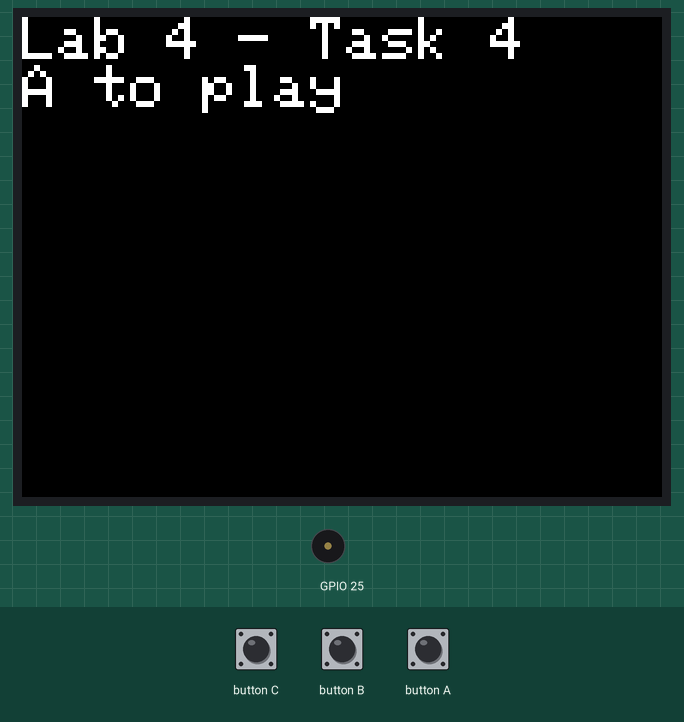
The sketch below on a simulated ESP32. Shown: 320×240 colour display, buzzer (waves = sounding). The inputs (shaded band) are chosen by the test bench. What the sketch prints to the serial monitor is not drawn.

Above: at 1.4 s.
1.5 s: button A pressed for 0.15 s
At 1.84 s:
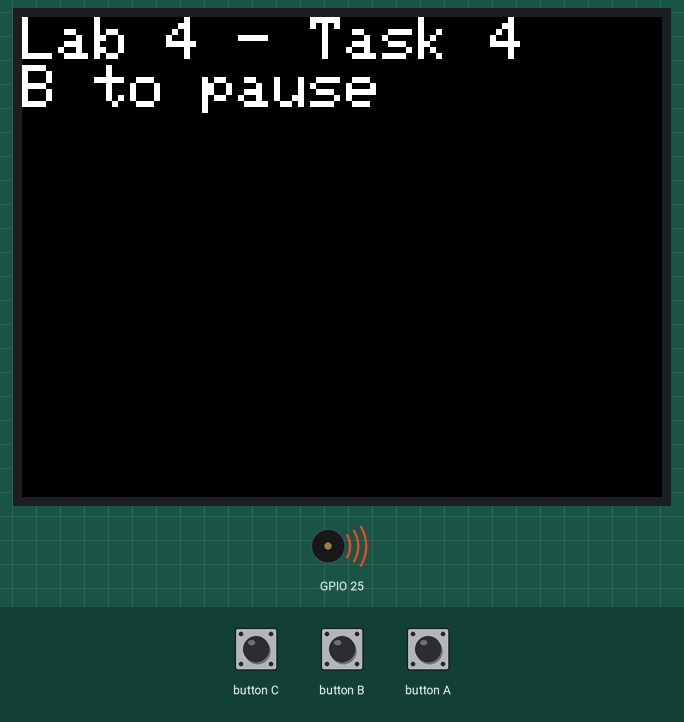
2.2 s: button B pressed for 1 s
At 2.71 s:
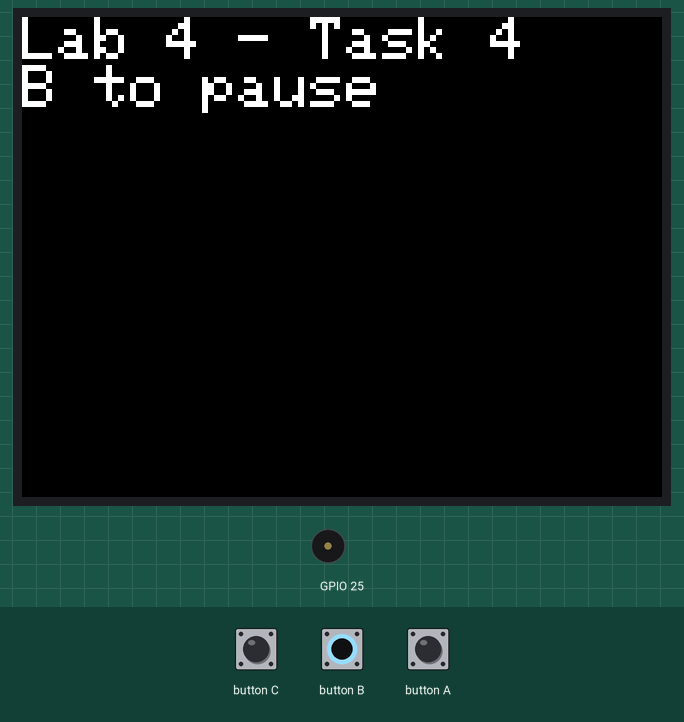
4.7 s: button A pressed for 1 s
At 5.04 s:
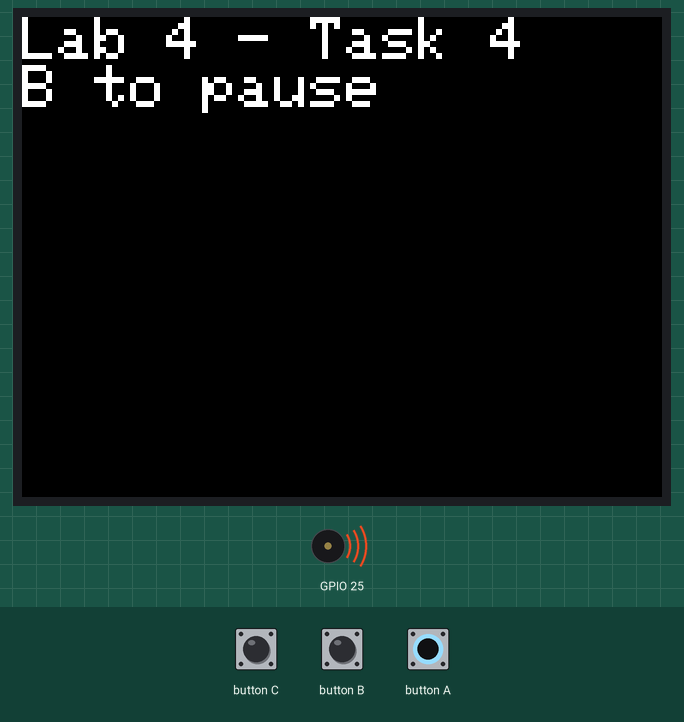
6.3 s: button B pressed for 0.15 s
At 7.2 s:
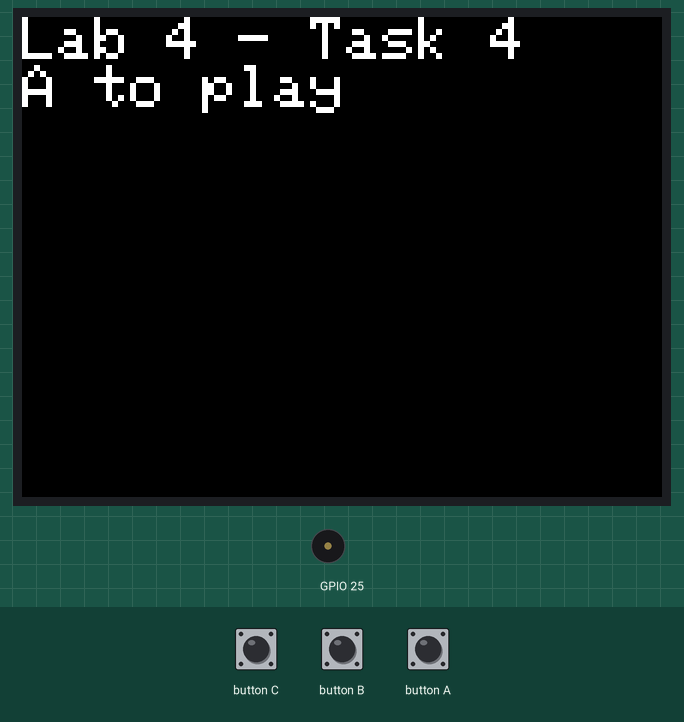
Timing chart, 0 to 9.0 s (numbered marks = the images above; inputs shaded):
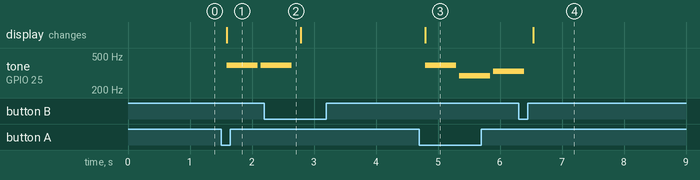

The sketch:

lab_4_4.ino
```cpp
#include <M5Unified.h>

#define C4 262
#define D4 294
#define E4 330
#define F4 349
#define G4 392
#define A4 440
#define B4 494

#define MSEC_PER_MIN 60000
#define DEFAULT_TEMPO 120

int melody[] = {
  G4, G4, G4, D4,
  E4, E4, D4,
  B4, B4, A4, A4, G4
};

int noteValues[] = {
  1, 1, 1, 1,
  1, 1, 2,
  1, 1, 1, 1, 2
};

int numNotes = sizeof(melody) / sizeof(melody[0]);

int tempo = DEFAULT_TEMPO;
int currentIndex = 0;
bool isPlaying = false;

void setup() {
  M5.begin();

  M5.Speaker.setVolume(180);

  Serial.begin(115200);

  M5.Display.setTextSize(3);

  showInfo(isPlaying);
}

void loop() {
  M5.update();

  if (M5.BtnA.wasPressed()) {
    isPlaying = true;

    showInfo(isPlaying);

    Serial.println(isPlaying);
  }

  if (M5.BtnB.wasPressed()) {
    isPlaying = false;
    M5.Speaker.stop();

    showInfo(isPlaying);
    Serial.println(isPlaying);
  }

  if (isPlaying) {

    int currentNote = melody[currentIndex];
    int noteValue = noteValues[currentIndex];
    int beatTime = MSEC_PER_MIN / tempo;
    int playTime = beatTime * noteValue;

    M5.Speaker.tone(currentNote, playTime);
    delay(playTime);
    delay(50);

    currentIndex++;
    if (currentIndex >= numNotes) {
      currentIndex = 0;
    }
  }
}

void showInfo(bool currentIsPlaying) {
  M5.Display.clear();
  M5.Display.setCursor(0, 0);

  M5.Display.println("Lab 4 - Task 4");

  // TODO 4.4
  if (currentIsPlaying) {
    M5.Display.println("B to pause");
  }
  else {
    M5.Display.println("A to play");
  }
}
```

Measured:
- after the input at 1.5 s, tone on GPIO 25: silent → 392 Hz after 0.09 s, → silent 0.50 s later, → 392 Hz 0.05 s later; the display: changes after 0.09 s (image 1)
- after the input at 2.2 s, tone on GPIO 25: goes on until 2.6 s, then stays silent
- after the input at 4.7 s, tone on GPIO 25: plays 392 Hz for 0.50 s, 294 Hz for 0.50 s, 330 Hz for 0.41 s, starting after 0.09 s; the display: changes after 0.09 s (image 3)
- after the input at 6.3 s, tone on GPIO 25: goes on until 6.4 s, then stays silent; the display: changes after 0.24 s (image 4)
